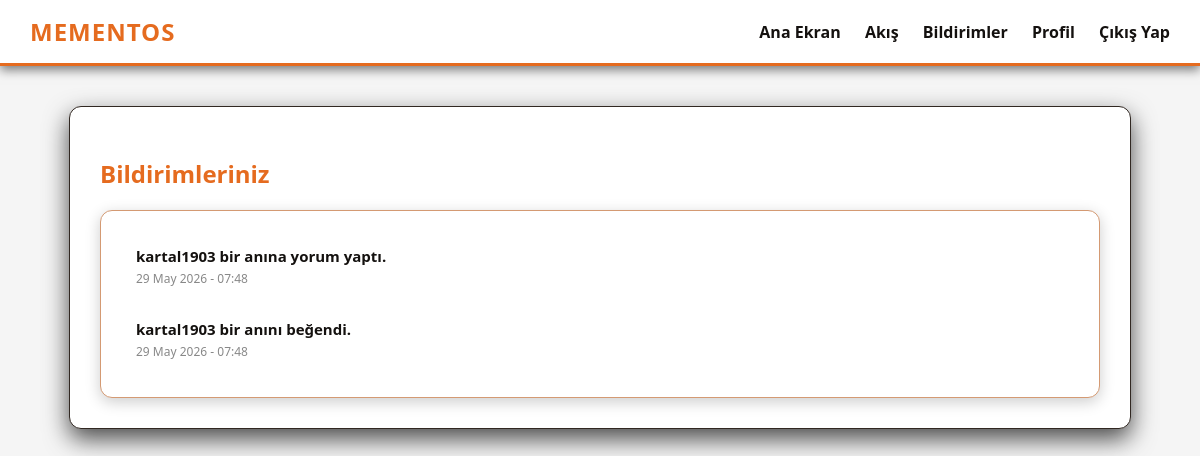
The app's page /notifications (signed in), older data.
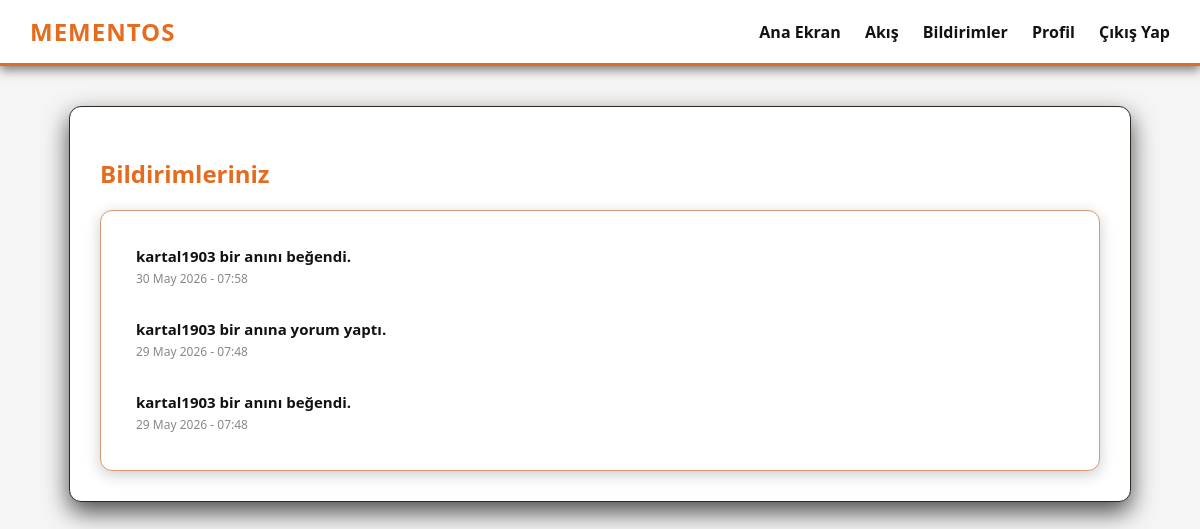
The same page, newer data.
### app/models.py (models this page shows, shortened)
class Notification(db.Model):
    id: so.Mapped[int] = so.mapped_column(primary_key=True)
    user_id: so.Mapped[int] = so.mapped_column(sa.ForeignKey(User.id), index=True)
    message: so.Mapped[str] = so.mapped_column(sa.String(256))
    link: so.Mapped[Optional[str]] = so.mapped_column(sa.String(256))
    timestamp: so.Mapped[datetime] = so.mapped_column(index=True, default=lambda: datetime.now(timezone.utc))
    is_read: so.Mapped[bool] = so.mapped_column(sa.Boolean, default=False)
    user: so.Mapped[User] = so.relationship(back_populates='notifications')

### app/main/routes.py (the view)
@bp.route('/notifications')
@login_required
def notifications():
    query = current_user.notifications.select().order_by(Notification.timestamp.desc())
    page = request.args.get('page', 1, type=int)
    pagination = db.paginate(query, page=page, per_page=20, error_out=False)
    unread = db.session.scalars(current_user.notifications.select().filter_by(is_read=False)).all()
    for notif in unread:
        notif.is_read = True
    if unread:
        db.session.commit()
    return render_template('notifications.html', title='Bildirimler', notifications=pagination.items, pagination=pagination)

### app/main/routes.py (called while the page is built)
@bp.before_request
def before_request():
    if current_user.is_authenticated:
        current_user.last_seen = datetime.now(timezone.utc)
        db.session.commit()

@bp.context_processor
def inject_notifications():
    if current_user.is_authenticated:
        unread_count = db.session.scalar(sa.select(sa.func.count(Notification.id)).where(Notification.user_id == current_user.id, Notification.is_read == False))
        return dict(unread_notifications_count=unread_count or 0)
    return dict(unread_notifications_count=0)

### app/models.py (called while the page is built)
@login.user_loader
def load_user(id):
    return db.session.get(User, int(id))

### app/templates/notifications.html (shortened to what this page needs)
{% extends "base.html" %}
{% block content %}
    <h2 style="color: var(--accent-orange); margin-bottom: 20px;">Bildirimleriniz</h2>
    <div style="background: var(--box-bg); border-radius: 12px; padding: 20px; box-shadow: 0 4px 15px rgba(0,0,0,0.2); border: 1px solid var(--accent-brown);">
        {% for notif in notifications %}
            <div style="padding: 15px; border-bottom: 1px solid rgba(255,255,255,0.1); display: flex; justify-content: space-between; align-items: center; transition: background 0.2s;" onmouseover="this.style.background='rgba(255,255,255,0.05)'" onmouseout="this.style.background='transparent'">
                <div>
                    <p style="margin: 0; color: var(--text-main); font-size: 15px;">
                        {% if notif.link %}
                            <a href="{{ notif.link }}" style="color: var(--text-main); text-decoration: none;">
                                <strong>{{ notif.message }}</strong>
                            </a>
                        {% else %}
                            <strong>{{ notif.message }}</strong>
                        {% endif %}
                    </p>
                    <span style="font-size: 12px; color: #888;">{{ notif.timestamp.strftime('%d %B %Y - %H:%M') }}</span>
                </div>
            </div>
        {% else %}
            <p style="color: #666; text-align: center; margin: 20px 0;">Henüz hiç bildiriminiz yok.</p>
        {% endfor %}
    </div>
{% endblock %}

### app/templates/base.html (shortened to what this page needs)
<!DOCTYPE html>
<html lang="tr">
<head>
    <link rel="stylesheet" href="{{ url_for('static', filename='css/style.css') }}">
</head>
<body>
    <nav class="navbar">
        <a class="navbar-brand" href="#" onclick="openTour(); return false;" title="Tanıtım Turunu Aç">MementOS</a>
        <div class="navbar-links">
            <a href="{{ url_for('main.index') }}">Ana Ekran</a>
            {% if current_user.is_anonymous %}
                <a href="{{ url_for('auth.login') }}">Giriş Yap</a>
                <a href="{{ url_for('auth.register') }}">Kayıt Ol</a>
            {% else %}
                <a href="{{ url_for('main.feed') }}">Akış</a>
                <a href="{{ url_for('main.notifications') }}" style="position: relative;">
                    Bildirimler
                </a>
                <a href="{{ url_for('main.user', username=current_user.username) }}">Profil</a>
                <a href="{{ url_for('auth.logout') }}">Çıkış Yap</a>
            {% endif %}
        </div>
    </nav>
    <div class="container">
        {% block content %}{% endblock %}
    </div>
</body>
</html>

### app/static/css/style.css (style rules this page uses)
:root { --bg-dark: #F5F5F5; --box-bg: #FFFFFF; --text-main: #14110F; --accent-orange: #E56B1F; --accent-brown: #D49A73; --input-bg: #EEEEEE; --window-header: #E0E0E0; --window-header-text: #333; --masonry-bg: rgba(255, 255, 255, 0.85); --window-bg: rgba(255, 255, 255, 0.85); }
body { background-color: var(--bg-dark); color: var(--text-main); font-family: 'Segoe UI', Tahoma, Geneva, Verdana, sans-serif; margin: 0; padding: 0; }
.navbar { background-color: var(--box-bg); padding: 15px 30px; display: flex; justify-content: space-between; align-items: center; border-bottom: 3px solid var(--accent-orange); box-shadow: 0 4px 10px rgba(0,0,0,0.5); }
.navbar-brand { font-size: 1.5em; font-weight: 900; color: var(--accent-orange); text-decoration: none; letter-spacing: 1px; text-transform: uppercase; }
.navbar-links a { color: var(--text-main); text-decoration: none; margin-left: 20px; font-weight: bold; transition: color 0.3s ease; }
.container { max-width: 1000px; margin: 40px auto; padding: 30px; background-color: var(--box-bg); border-radius: 12px; box-shadow: 0 10px 25px rgba(0,0,0,0.7); border: 1px solid #312822; }
a { color: var(--accent-orange); text-decoration: none; }

Row changes from the older to the newer data that the page shows:
added Notification: message "kartal1903 bir anını beğendi.", timestamp "30 May 2026 - 07:58"
